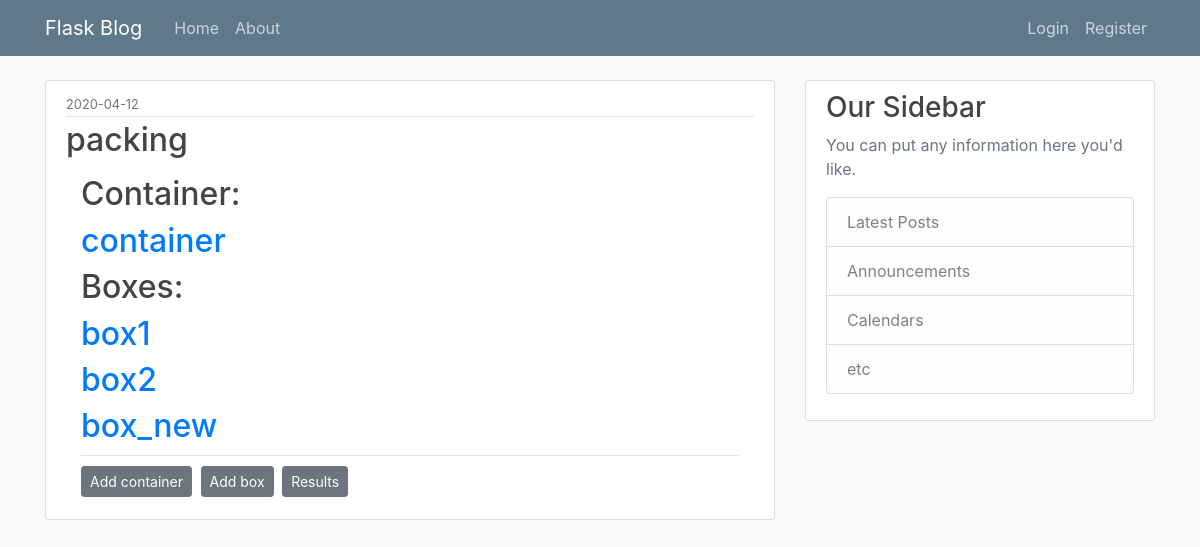
Before: /packing1/1 with the older database file.
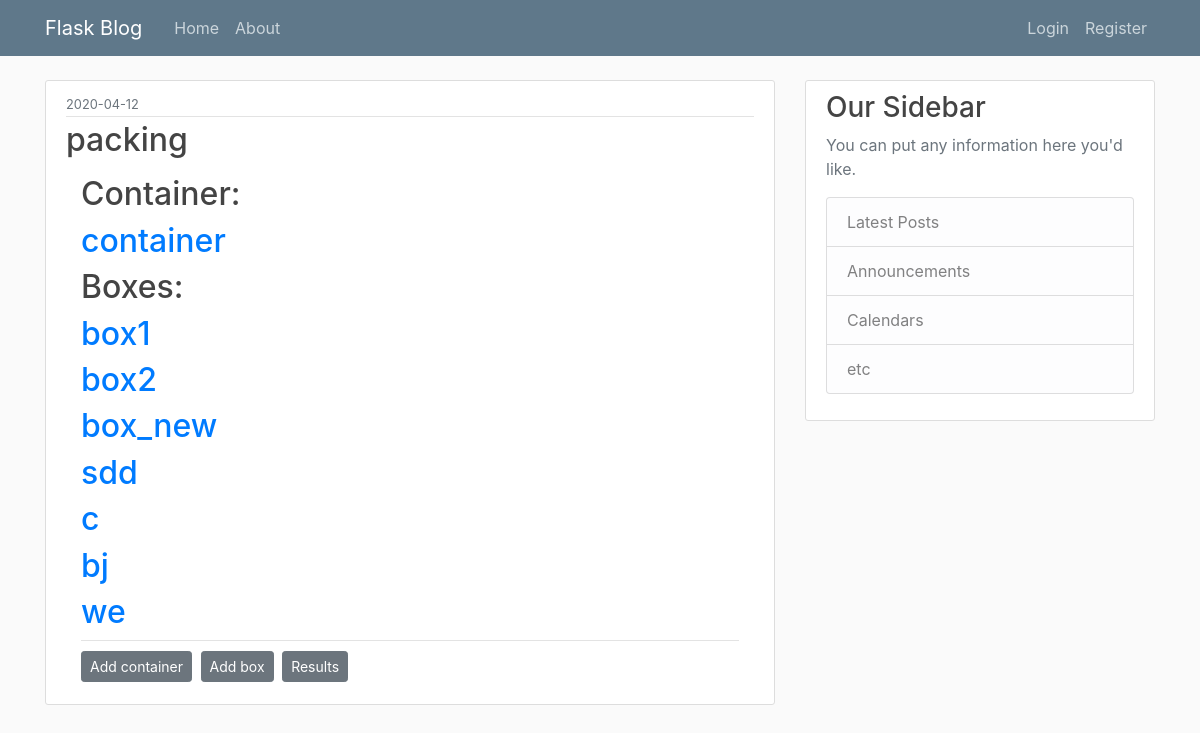
After: the same page with the newer database file.
### flasksite/models.py (models this page shows, shortened)
class Packing(db.Model):
    id = db.Column(db.Integer, primary_key=True)
    name = db.Column(db.String(100), nullable=False)
    date_created = db.Column(db.DateTime, nullable=False, default=datetime.utcnow)
    user_id = db.Column(db.Integer, db.ForeignKey('user.id'), nullable=False)
    containers = db.relationship('Container', backref='packing', lazy=True)
    boxes = db.relationship('Box', backref='packing', lazy=True)

class Container(db.Model):
    id = db.Column(db.Integer, primary_key=True)
    name = db.Column(db.String(100), nullable=False)
    x = db.Column(db.Integer, nullable=False)
    y = db.Column(db.Integer, nullable=False)
    z = db.Column(db.Integer, nullable=False)
    max_weight = db.Column(db.Integer, nullable=False)
    packing_id = db.Column(db.Integer, db.ForeignKey('packing.id'), nullable=False)

class Box(db.Model):
    id = db.Column(db.Integer, primary_key=True)
    name = db.Column(db.String(100), nullable=False)
    x = db.Column(db.Integer, nullable=False)
    y = db.Column(db.Integer, nullable=False)
    z = db.Column(db.Integer, nullable=False)
    r_x = db.Column(db.Boolean, default=False, nullable=False)
    r_y = db.Column(db.Boolean, default=False, nullable=False)
    r_z = db.Column(db.Boolean, default=False, nullable=False)
    up = db.Column(db.Boolean, default=False, nullable=False)
    down = db.Column(db.Boolean, default=False, nullable=False)
    weight = db.Column(db.Integer, nullable=False)
    quantity = db.Column(db.Integer, nullable=False)
    packing_id = db.Column(db.Integer, db.ForeignKey('packing.id'), nullable=False)

### flasksite/routes.py (the view)
@app.route("/packing1/<int:packing_id>")
def packing(packing_id):
    packing = Packing.query.get_or_404(packing_id)
    containers = Container.query.filter_by(packing_id= packing_id).all()
    return render_template('packing1.html', name=packing.name, packing=packing, containers = containers)

### flasksite/templates/packing1.html
{% extends "layout.html" %}
{% block content %}
    <article class="media content-section">
        <div class="media-body">
            <div class="article-metadata">
                <small class="text-muted">{{ packing.date_created.strftime('%Y-%m-%d') }}</small>
            </div>
            <h2 class="article-title"><{{ packing.name }}</h2>
            <p class="article-content">{{ packing.name }}</p>
            <div class="container">
                <div class="article-metadata">
                    <h2>Container:</h2>
                    {% for container in packing.containers %}
                        <h2><a class="mr-2" href="{{ url_for('container', container_id=container.id, packing_id=container.packing_id) }}">{{ container.name }}</a></h2>
                    {% endfor %}
                    <h2>Boxes:</h2>
                    {% for box in packing.boxes %}
                        <h2><a class="mr-2" href="{{ url_for('box', box_id=box.id, packing_id=box.packing_id) }}">{{ box.name }}</a></h2>
                    {% endfor %}
                </div>
                <div>
                    <a class="btn btn-secondary btn-sm mt-1 mb-1" href="{{ url_for('new_container',packing_id=packing.id) }}">Add container</a>
                     <a class="btn btn-secondary btn-sm mt-1 mb-1" href="{{ url_for('new_box',packing_id=packing.id) }}">Add box</a>
                     <a class="btn btn-secondary btn-sm mt-1 mb-1" href="{{ url_for('results', packing_id=packing.id) }}">Results</a>
                </div>
            </div>
        </div>
    </article>
{% endblock content %}

### flasksite/templates/layout.html (shortened to what this page needs)
 <!DOCTYPE html>
 <html>
 <head>
    <link rel="stylesheet" href="https://stackpath.bootstrapcdn.com/bootstrap/4.3.1/css/bootstrap.min.css">
    <link rel="stylesheet" type="text/css" href="{{ url_for('static', filename='main.css') }}">
 </head>
 <body>
    <header class="site-header">
    <nav class="navbar navbar-expand-md navbar-dark bg-steel fixed-top">
        <div class="container">
        <a class="navbar-brand mr-4" href="/">Flask Blog</a>
        <div class="collapse navbar-collapse" id="navbarToggle">
            <div class="navbar-nav mr-auto">
            <a class="nav-item nav-link" href="{{ url_for('home') }}">Home</a>
            <a class="nav-item nav-link" href="{{ url_for('about') }}">About</a>
            </div>
            <div class="navbar-nav">
                {% if current_user.is_authenticated %}
                    <a class="nav-item nav-link" href="{{ url_for('new_packing') }}">New Packing</a>
                    <a class="nav-item nav-link" href="{{ url_for('packings') }}">My Packings</a>
                    <a class="nav-item nav-link" href="{{ url_for('new_post') }}">New Post</a>
                    <a class="nav-item nav-link" href="{{ url_for('account') }}">Account</a>
                    <a class="nav-item nav-link" href="{{ url_for('logout') }}">Logout</a>
                {% else %}
                    <a class="nav-item nav-link" href="{{ url_for('login') }}">Login</a>
                    <a class="nav-item nav-link" href="{{ url_for('register') }}">Register</a>
                {% endif %}
            </div>
        </div>
        </div>
    </nav>
    </header>
    <main role="main" class="container">
        <div class="row">
            <div class="col-md-8">
                {% block content %}{% endblock %}
            </div>
        <div class="col-md-4">
        <div class="content-section">
            <h3>Our Sidebar</h3>
            <p class='text-muted'>You can put any information here you'd like.
            <ul class="list-group">
                <li class="list-group-item list-group-item-light">Latest Posts</li>
                <li class="list-group-item list-group-item-light">Announcements</li>
                <li class="list-group-item list-group-item-light">Calendars</li>
                <li class="list-group-item list-group-item-light">etc</li>
            </ul>
            </p>
        </div>
        </div>
    </div>
    </main>
 </body>
 </html>

### flasksite/static/main.css (style rules this page uses)
body { background: #fafafa; color: #333333; margin-top: 5rem; }
h1, h2, h3, h4, h5, h6 { color: #444444; }
.bg-steel { background-color: #5f788a; }
.site-header .navbar-nav .nav-link { color: #cbd5db; }
.content-section { background: #ffffff; padding: 10px 20px; border: 1px solid #dddddd; border-radius: 3px; margin-bottom: 20px; }
.article-title { color: #444444; }
.article-content { white-space: pre-line; }
.article-metadata { padding-bottom: 1px; margin-bottom: 4px; border-bottom: 1px solid #e3e3e3 }

Changed rows visible on the page:
added Box: name "sdd"
added Box: name "c"
added Box: name "bj"
added Box: name "we"
